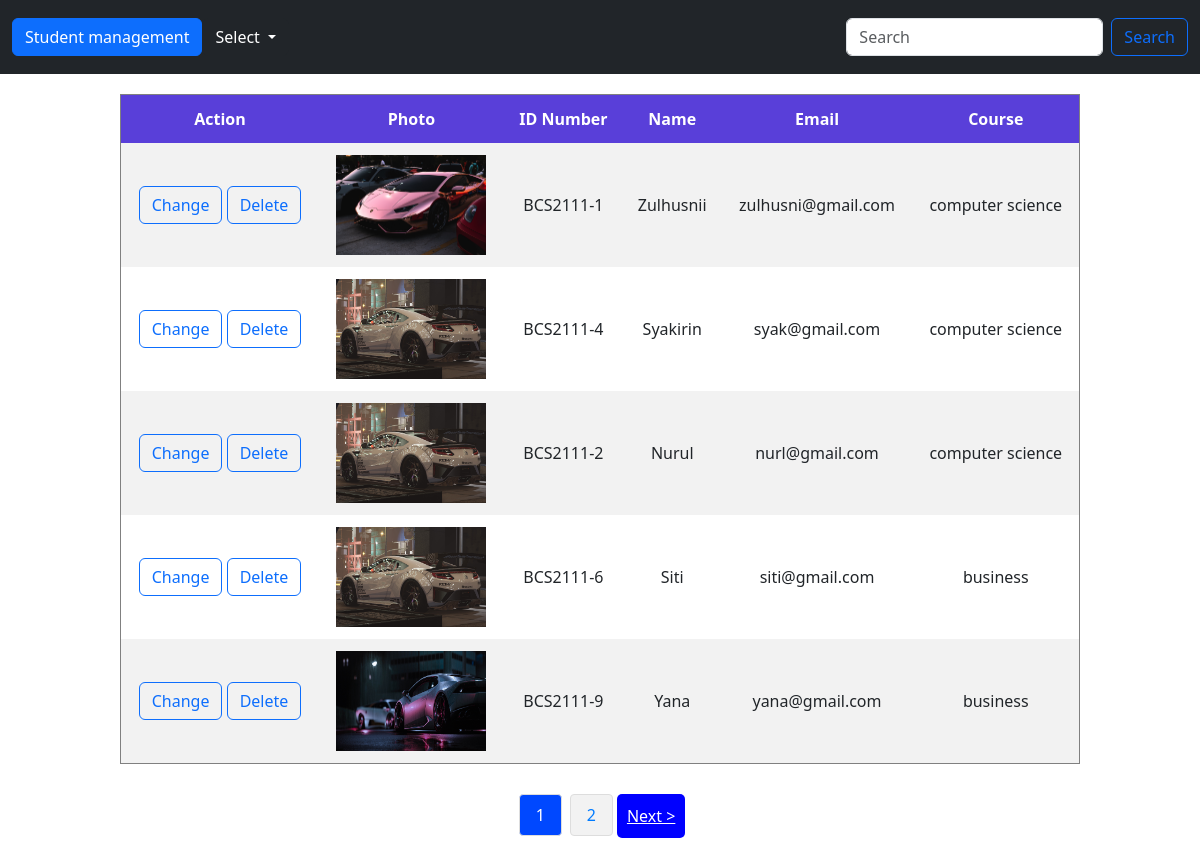
The app's page /index.php (signed in) with its own data.
### tables this page shows
CREATE TABLE `mahasiswa` (
  `id` int(11) NOT NULL,
  `name` varchar(200) NOT NULL,
  `nrp` char(9) NOT NULL,
  `email` varchar(100) NOT NULL,
  `jurusan` varchar(100) NOT NULL,
  `gambar` varchar(100) NOT NULL
);

### functions.php (called while the page is built, shortened)
<?php
$conn = mysqli_connect("localhost", "root", "root", "phpdasar");
function query($query){
    global $conn;
    $result = mysqli_query($conn, $query);
    $rows = [];
    while ($row = mysqli_fetch_assoc($result)){
        $rows[] = $row;
    }
    return $rows;
}
?>

### index.php (the view, shortened to what this page needs)
<?php
require 'functions.php';
$jumlahDataPerHalaman = 5;
$jumlahData = count(query("SELECT * FROM mahasiswa"));
$jumlahHalaman = ceil($jumlahData / $jumlahDataPerHalaman);
$halamanAktif = (isset($_GET["page"])) ? $_GET["page"] : 1;
$awalData = ($halamanAktif - 1) * $jumlahDataPerHalaman;
$mahasiswa = query("SELECT * FROM mahasiswa LIMIT $awalData, $jumlahDataPerHalaman ");
?>
<!DOCTYPE html>
<html lang="en">
<head>
    <link rel="stylesheet" href="css/index.css">
    <link href="https://cdn.jsdelivr.net/npm/bootstrap@5.3.2/dist/css/bootstrap.min.css" rel="stylesheet">
</head>
<body>
<video src="vd/register.mp4" autoplay loop muted playsinline></video>
    <nav class="navbar navbar-expand-lg navbar-dark bg-dark sticky-top">
        <div class="container-fluid">
            <a class="btn btn-primary" href="index.php">Student management</a>
            <div class="collapse navbar-collapse" id="navbarNavDarkDropdown">
                <ul class="navbar-nav">
                    <li class="nav-item dropdown">
                        <button class="btn btn-dark dropdown-toggle" data-bs-toggle="dropdown" aria-expanded="false">
                            Select
                        </button>
                    </li>
                </ul>
            </div>
            <form class="d-flex" role="search" action="" method="post">
            <input class="form-control me-2" type="search" placeholder="Search" aria-label="Search" name="keyword" id="searchInput">
            <button class="btn btn-outline-primary" type="submit" name="search">Search</button>
            </form>
    </div>
    </nav>
    <table border="1" cellpadding="12" cellspacing="0">
        <tr>
            <th class="text-center">Action</th>
            <th class="text-center">Photo</th>
            <th class="text-center">ID Number</th>
            <th class="text-center">Name</th>
            <th class="text-center">Email</th>
            <th class="text-center">Course</th>
        </tr>
        <?php foreach($mahasiswa as $row) : ?>
        <tr>
            <td class="text-center">
                <a href="edit.php?id=<?= $row["id"]; ?>" class="btn btn-outline-primary">Change</a>
                <a href="delete.php?id=<?= $row["id"]; ?>" onclick="return confirm('Are you sure want to delete this data?');" class="btn btn-outline-primary">Delete</a>
            </td>
            <td class="text-center"><img src="img/<?= $row["gambar"]; ?>" width="150 pixels" height="100 pixels"></td>
            <td class="text-center"><?= $row["nrp"]; ?></td>
            <td class="text-center"><?= $row["name"]; ?></td>
            <td class="text-center"><?= $row["email"]; ?></td>
            <td class="text-center"><?= $row["jurusan"]; ?></td>
        </tr>
        <?php endforeach; ?>
    </table>
    <div class="pagination-container">
        <ul class="pagination">
            <?php for ($i = 1; $i <= $jumlahHalaman; $i++) : ?>
                <li class="pagination-item">
                    <a href="?page=<?= $i; ?>" <?= ($i == $halamanAktif ? 'class="active"' : ''); ?>>
                        <?= $i; ?>
                    </a>
                </li>
            <?php endfor; ?>
        </ul>
        <?php if ($halamanAktif < $jumlahHalaman) : ?>
            <div class="pagination-prev-next">
                <a href="?page=<?= $halamanAktif + 1; ?>">Next &gt;</a>
            </div>
        <?php endif; ?>
    </div>
</body>
</html>

### css/index.css (style rules this page uses)
body { animation: moveBackground 10s infinite linear; margin: 20px; font-family: "Segoe UI", Tahoma, Geneva, Verdana, sans-serif; }
video { object-fit: cover; width: 100%; height: 100%; position: fixed; top: 0; left: 0; z-index: -1; }
table { border-collapse: collapse; width: 80%; margin: 20px auto; background-color: rgba(255, 255, 255, 0.7); }
th, td { border: 1px solid #ddd; padding: 12px; text-align: left; }
th { background-color: rgba(56, 25, 210, 0.833); color: white; }
tr:nth-child(even) { background-color: rgba(242, 242, 242, 1); }
a { display: block; text-align: center; margin: 10px 0; padding: 10px; background-color: #4caf50; color: white; text-decoration: none; border-radius: 5px; }
.pagination-container { display: flex; justify-content: center; margin-top: 20px; }
.pagination { display: flex; list-style: none; padding: 0; margin: 0; }
.pagination-item { margin: 0 4px; }
.pagination a, .pagination-item a { color: #007bff; padding: 8px 16px; text-decoration: none; background-color: #f2f2f2; border: 1px solid #ddd; border-radius: 4px; display: inline-block; }
.pagination .active { background-color: #0048ff; color: white; }
.pagination-prev-next a { background-color: #0000ff; color: white; }

### records on screen
mahasiswa: gambar (picture), nrp "BCS2111-1", name "Zulhusnii", email "zulhusni@gmail.com", jurusan "computer science"
mahasiswa: gambar (picture), nrp "BCS2111-4", name "Syakirin", email "syak@gmail.com", jurusan "computer science"
mahasiswa: gambar (picture), nrp "BCS2111-2", name "Nurul", email "nurl@gmail.com", jurusan "computer science"
mahasiswa: gambar (picture), nrp "BCS2111-6", name "Siti", email "siti@gmail.com", jurusan "business"
mahasiswa: gambar (picture), nrp "BCS2111-9", name "Yana", email "yana@gmail.com", jurusan "business"
